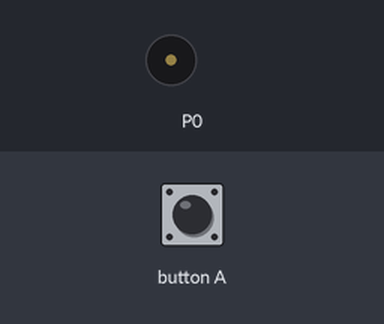
The program below on a simulated BBC micro:bit running MicroPython. Shown: buzzer (waves = sounding). The inputs (shaded band) are chosen by the test bench.

Above: at 1.2 s.
1.3 s: button A pressed for 0.15 s
At 1.54 s:
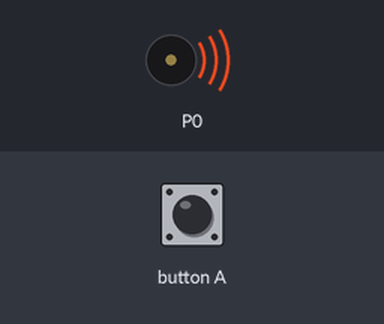
4.3 s: button A pressed for 1 s
7.3 s: button A pressed for 3.2 s
Timing chart, 0 to 13.3 s (numbered marks = the images above; inputs shaded):
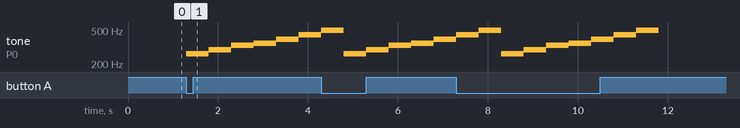

Measured:
- after the input at 1.3 s, tone on P0: plays 262 Hz for 0.49 s, 294 Hz for 0.49 s, 330 Hz for 0.49 s, 349 Hz for 0.49 s, 392 Hz for 0.49 s, 440 Hz for 0.49 s, starting at once

The program:

Playing_Musical_Notes.py
```python
from microbit import *
import music

while True:
    if button_a.is_pressed():
        music.play('C')
        music.play('D')
        music.play('E')
        music.play('F')
        music.play('G')
        music.play('A')
        music.play('B')
```
